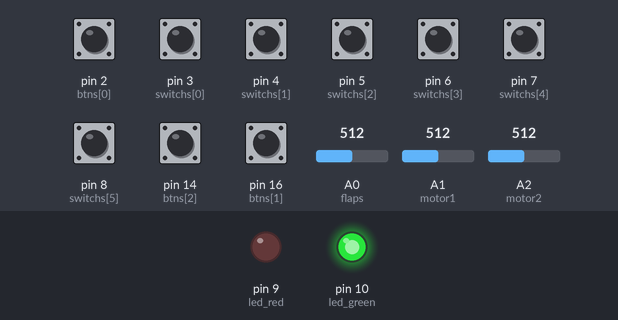
A sketch run on a simulated Arduino Micro, built with avr-gcc and run on an emulated ATmega32U4. Parts: output pins drawn as LEDs (lit = HIGH). The inputs (shaded band) are chosen by the test bench; at power-on: pin 2 (btns[0]), pin 3 (switchs[0]), pin 4 (switchs[1]), pin 5 (switchs[2]), pin 6 (switchs[3]), pin 7 (switchs[4]), pin 8 (switchs[5]), pin 14 (btns[2]), pin 16 (btns[1]) HIGH, A0 (flaps) = 512, A1 (motor1) = 512, A2 (motor2) = 512. USB keyboard and mouse output is not drawn.

Above: at 1.2 s.
1.3 s: pin 3 (switchs[0]) pulled LOW for 0.25 s
At 1.51 s:
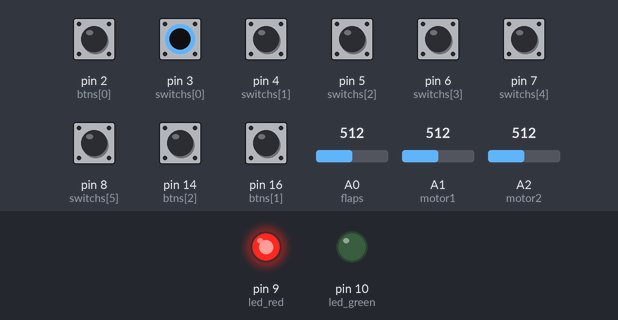
Timing chart, 0 to 4.3 s (numbered marks = the images above; inputs shaded):
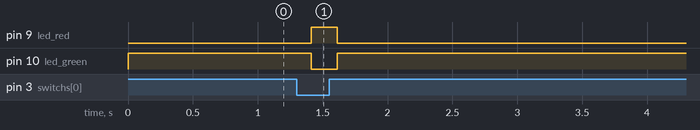

The sketch:

panel-control-msf2020.ino
```cpp
// Custom MFS2020 panel
// Arduino micro pro
// Gabriel Wallace

#include <HID-Project.h> //https://github.com/NicoHood/HID
#include <HID-Settings.h>

//switchs
int switchs[] = {3, 4, 5, 6, 7, 8};
int sw_state[] = {0, 0, 0, 0, 0, 0};
int sw_up[] = {8, 6, 4, 14, 12, 10};
int sw_down[] = {9, 7, 5, 15, 13, 11};

//leds
int led_red = 9;
int led_green = 10;

//buttons
int btns[] = {2, 16, 14};
int btn_press[] = {1, 2, 3};

//potenciometer
int flaps = A0;
int motor1 = A1;
int motor2 = A2;

long flaps_value = 0;
long motor1_value = 0;
long motor2_value = 0;

void setup() {

  for(int i = 0; i < (sizeof(switchs)/sizeof(int)); i++) {
    pinMode(switchs[i], INPUT_PULLUP);
    sw_state[i] = digitalRead(switchs[i]);
  }

  for(int i = 0; i < (sizeof(btns)/sizeof(int)); i++)
    pinMode(btns[i], INPUT_PULLUP);

  pinMode(flaps, INPUT);
  pinMode(motor1, INPUT);
  pinMode(motor2, INPUT);

  flaps_value = getPotValue(flaps, false);
  motor1_value = getPotValue(motor1, true);
  motor2_value = getPotValue(motor2, true);

  pinMode(led_red, OUTPUT);
  pinMode(led_green, OUTPUT);

  digitalWrite(led_red, LOW);
  digitalWrite(led_green, LOW);

  turnOnLeds();

  Gamepad.begin();
}

void readSwitchs() {

  for(int i = 0; i < (sizeof(switchs)/sizeof(int)); i++) {

    bool aux = digitalRead(switchs[i]);

    if(sw_state[i] == aux) {
      Gamepad.release(sw_up[i]);
      Gamepad.release(sw_down[i]);
    } else {

      sw_state[i] = aux;

      if(sw_state[i] == LOW)
        Gamepad.press(sw_up[i]);
      else
        Gamepad.press(sw_down[i]);
    }

    turnOnLeds();
  }
}

void readButtons() {

  for(int i = 0; i < (sizeof(btns)/sizeof(int)); i++) {

    if(digitalRead(btns[i]) == LOW)
      Gamepad.press(btn_press[i]);
    else
      Gamepad.release(btn_press[i]);
  }
}

long getPotValue(int pot, bool motor) {
  int analog = analogRead(pot);
  long value = 0;

  if(motor)
    value = map(analog, 0, 1023, 0, 32767);
   else
    value = map(analog, 0, 255, -127, 127);
  return value;
}

void turnOnLeds() {
  //TODO
  //verde com o trem de pouso abaixado
  //10s de vermelho até mudar o estado
  if(sw_state[0] == 0) {
      digitalWrite(led_red, HIGH);
      digitalWrite(led_green, LOW);
  } else {
      digitalWrite(led_red, LOW);
      digitalWrite(led_green, HIGH);
  }
}

void readPots() {

    Gamepad.rzAxis(getPotValue(flaps, false));
    Gamepad.rxAxis(getPotValue(motor1, true));
    Gamepad.ryAxis(getPotValue(motor2, true));
}


void loop() {
  readSwitchs();
  readButtons();
  readPots();

  Gamepad.write();
  delay(200);
}
```

Measured:
- after the input at 1.3 s, pin 9 (led_red): LOW → HIGH after 0.11 s, → LOW 0.20 s later; pin 10 (led_green): HIGH → LOW after 0.11 s, → HIGH 0.20 s later
